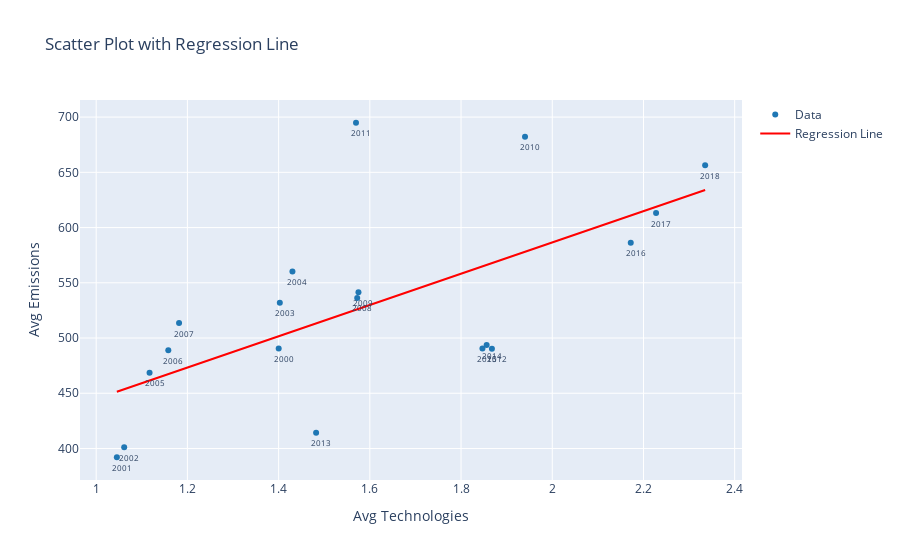

Notebook code for this chart:
### Code cell
import pandas as pd
import plotly.graph_objects as go
import numpy as np
import statsmodels.api as sm

# Read the CSV file
df_green = pd.read_csv('iso_green.csv')

# Filter out outliers
def filter_outliers(data, threshold=2):
    z_scores = np.abs((data - np.mean(data)) / np.std(data))
    filtered_data = data[z_scores < threshold]
    return filtered_data

filtered_technologies = filter_outliers(df_green['Development of environment-related technologies, % inventions worldwide'])
filtered_emissions = filter_outliers(df_green['Demand-based CO2 emissions'])
filtered_years = df_green.loc[filtered_technologies.index, 'Year']

# Create a new DataFrame with filtered data
filtered_df = pd.DataFrame({'Year': filtered_years, 'Technologies': filtered_technologies, 'Emissions': filtered_emissions})

# Remove rows with missing values
filtered_df = filtered_df.dropna()

# Calculate averages for each year
avg_technologies = filtered_df.groupby('Year')['Technologies'].mean().values
avg_emissions = filtered_df.groupby('Year')['Emissions'].mean().values
filtered_years = filtered_df['Year'].unique()

# Create a new DataFrame with the averages
averages_df = pd.DataFrame({'Year': filtered_years, 'Avg Technologies': avg_technologies, 'Avg Emissions': avg_emissions})

# Perform linear regression
X = sm.add_constant(avg_technologies)  # Add constant term to the features
model = sm.OLS(avg_emissions, X)
results = model.fit()
reg_line = results.predict(X)

# Create scatter plot with regression line
fig3dreg = go.Figure()

# Add scatter trace with year annotations
for year, tech, emiss in zip(filtered_years, avg_technologies, avg_emissions):
    fig3dreg.add_annotation(
        x=tech,
        y=emiss,
        text=str(int(year)),  # Convert year to int and convert to string
        showarrow=False,
        font=dict(size=8),
        xshift=5,
        yshift=-10
    )

# Add scatter trace
fig3dreg.add_trace(go.Scatter(
    x=avg_technologies,
    y=avg_emissions,
    mode='markers',
    marker=dict(color='rgb(31, 119, 180)'),
    name='Data'
))

# Add regression line
fig3dreg.add_trace(go.Scatter(
    x=avg_technologies,
    y=reg_line,
    mode='lines',
    line=dict(color='red'),
    name='Regression Line'
))

fig3dreg.update_layout(
    xaxis_title='Avg Technologies',
    yaxis_title='Avg Emissions',
    title='Scatter Plot with Regression Line'
)

%store fig3dreg
fig3dreg.show()

### Figure 1 — Plotly figure (JSON) as saved in the notebook; plotly's stock layout.template omitted (floating-point values rounded to 4 significant figures)
{"data": [{"marker": {"color": "rgb(31, 119, 180)"}, "mode": "markers", "name": "Data", "type": "scatter", "x": [1.4, 1.045, 1.061, 1.403, 1.43, 1.117, 1.158, 1.182, 1.572, 1.575, 1.94, 1.57, 1.868, 1.482, 1.856, 1.847, 2.172, 2.228, 2.335], "y": [490.6, 392.1, 401.1, 531.8, 560.2, 468.5, 488.8, 513.6, 536.3, 541.5, 682.3, 694.9, 490.3, 414.2, 493.6, 490.4, 586.2, 613.1, 656.4]}, {"line": {"color": "red"}, "mode": "lines", "name": "Regression Line", "type": "scatter", "x": [1.4, 1.045, 1.061, 1.403, 1.43, 1.117, 1.158, 1.182, 1.572, 1.575, 1.94, 1.57, 1.868, 1.482, 1.856, 1.847, 2.172, 2.228, 2.335], "y": [501.6, 451.4, 453.7, 502.0, 505.9, 461.6, 467.4, 470.7, 526.0, 526.4, 578.1, 525.6, 567.8, 513.2, 566.2, 564.9, 610.9, 618.7, 634.0]}], "layout": {"annotations": [{"font": {"size": 8}, "showarrow": false, "text": "2000", "x": 1.4, "xshift": 5, "y": 490.6, "yshift": -10}, {"font": {"size": 8}, "showarrow": false, "text": "2001", "x": 1.045, "xshift": 5, "y": 392.1, "yshift": -10}, {"font": {"size": 8}, "showarrow": false, "text": "2002", "x": 1.061, "xshift": 5, "y": 401.1, "yshift": -10}, {"font": {"size": 8}, "showarrow": false, "text": "2003", "x": 1.403, "xshift": 5, "y": 531.8, "yshift": -10}, {"font": {"size": 8}, "showarrow": false, "text": "2004", "x": 1.43, "xshift": 5, "y": 560.2, "yshift": -10}, {"font": {"size": 8}, "showarrow": false, "text": "2005", "x": 1.117, "xshift": 5, "y": 468.5, "yshift": -10}, {"font": {"size": 8}, "showarrow": false, "text": "2006", "x": 1.158, "xshift": 5, "y": 488.8, "yshift": -10}, {"font": {"size": 8}, "showarrow": false, "text": "2007", "x": 1.182, "xshift": 5, "y": 513.6, "yshift": -10}, {"font": {"size": 8}, "showarrow": false, "text": "2008", "x": 1.572, "xshift": 5, "y": 536.3, "yshift": -10}, {"font": {"size": 8}, "showarrow": false, "text": "2009", "x": 1.575, "xshift": 5, "y": 541.5, "yshift": -10}, {"font": {"size": 8}, "showarrow": false, "text": "2010", "x": 1.94, "xshift": 5, "y": 682.3, "yshift": -10}, {"font": {"size": 8}, "showarrow": false, "text": "2011", "x": 1.57, "xshift": 5, "y": 694.9, "yshift": -10}, {"font": {"size": 8}, "showarrow": false, "text": "2012", "x": 1.868, "xshift": 5, "y": 490.3, "yshift": -10}, {"font": {"size": 8}, "showarrow": false, "text": "2013", "x": 1.482, "xshift": 5, "y": 414.2, "yshift": -10}, {"font": {"size": 8}, "showarrow": false, "text": "2014", "x": 1.856, "xshift": 5, "y": 493.6, "yshift": -10}, {"font": {"size": 8}, "showarrow": false, "text": "2015", "x": 1.847, "xshift": 5, "y": 490.4, "yshift": -10}, {"font": {"size": 8}, "showarrow": false, "text": "2016", "x": 2.172, "xshift": 5, "y": 586.2, "yshift": -10}, {"font": {"size": 8}, "showarrow": false, "text": "2017", "x": 2.228, "xshift": 5, "y": 613.1, "yshift": -10}, {"font": {"size": 8}, "showarrow": false, "text": "2018", "x": 2.335, "xshift": 5, "y": 656.4, "yshift": -10}], "title": {"text": "Scatter Plot with Regression Line"}, "xaxis": {"title": {"text": "Avg Technologies"}}, "yaxis": {"title": {"text": "Avg Emissions"}}}}
